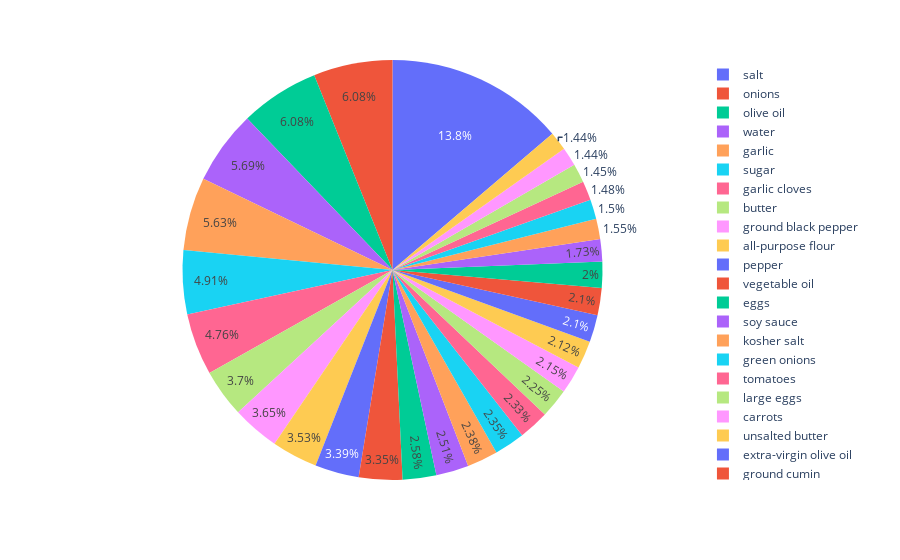

The code cell stored with this chart in its notebook:
### Code cell
# bar plot for count of entries for each cuisine
x = ingredients_together.value_counts()[0:30].index.tolist()
y = ingredients_together.value_counts()[0:30].values

df = pd.DataFrame({
    'Ingredient':x,
    'These many entries':y
})
#fig = sns.countplot(recipe['cuisine'])
fig = px.pie(df,
             names='Ingredient',
             values='These many entries',
             color='Ingredient')
fig.show()

### Figure 1 — Plotly figure (JSON) as saved in the notebook; plotly's stock layout.template omitted (floating-point values rounded to 4 significant figures)
{"data": [{"customdata": [[["salt"]], [["onions"]], [["olive oil"]], [["water"]], [["garlic"]], [["sugar"]], [["garlic cloves"]], [["butter"]], [["ground black pepper"]], [["all-purpose flour"]], [["pepper"]], [["vegetable oil"]], [["eggs"]], [["soy sauce"]], [["kosher salt"]], [["green onions"]], [["tomatoes"]], [["large eggs"]], [["carrots"]], [["unsalted butter"]], [["extra-virgin olive oil"]], [["ground cumin"]], [["black pepper"]], [["milk"]], [["chili powder"]], [["oil"]], [["red bell pepper"]], [["purple onion"]], [["scallions"]], [["grated parmesan cheese"]]], "domain": {"x": [0, 1], "y": [0, 1]}, "hovertemplate": "Ingredient=%{customdata[0]}<br>These many entries=%{value}<extra></extra>", "labels": [["salt"], ["onions"], ["olive oil"], ["water"], ["garlic"], ["sugar"], ["garlic cloves"], ["butter"], ["ground black pepper"], ["all-purpose flour"], ["pepper"], ["vegetable oil"], ["eggs"], ["soy sauce"], ["kosher salt"], ["green onions"], ["tomatoes"], ["large eggs"], ["carrots"], ["unsalted butter"], ["extra-virgin olive oil"], ["ground cumin"], ["black pepper"], ["milk"], ["chili powder"], ["oil"], ["red bell pepper"], ["purple onion"], ["scallions"], ["grated parmesan cheese"]], "legendgroup": "", "marker": {"colors": ["#636efa", "#EF553B", "#00cc96", "#ab63fa", "#FFA15A", "#19d3f3", "#FF6692", "#B6E880", "#FF97FF", "#FECB52", "#636efa", "#EF553B", "#00cc96", "#ab63fa", "#FFA15A", "#19d3f3", "#FF6692", "#B6E880", "#FF97FF", "#FECB52", "#636efa", "#EF553B", "#00cc96", "#ab63fa", "#FFA15A", "#19d3f3", "#FF6692", "#B6E880", "#FF97FF", "#FECB52"]}, "name": "", "showlegend": true, "values": [18049, 7972, 7972, 7457, 7380, 6434, 6237, 4848, 4785, 4632, 4438, 4385, 3388, 3296, 3113, 3078, 3058, 2948, 2814, 2782, 2747, 2747, 2627, 2263, 2036, 1970, 1939, 1896, 1891, 1886], "type": "pie"}], "layout": {"legend": {"tracegroupgap": 0}, "margin": {"t": 60}}}
